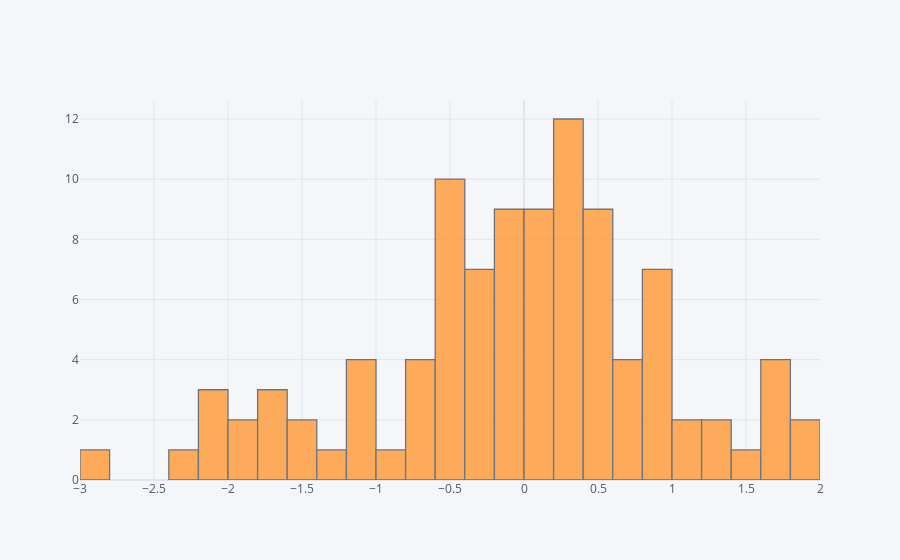

Notebook code cell kept with this figure:
### Markdown cell above
## histogram

### Code cell
df['A'].iplot(kind='hist',bins=25)

### Figure 1 — Plotly figure (JSON) as saved in the notebook; plotly's stock layout.template omitted (floating-point values rounded to 4 significant figures)
{"data": [{"histfunc": "count", "histnorm": "", "marker": {"color": "rgba(255, 153, 51, 1.0)", "line": {"color": "#4D5663", "width": 1.3}}, "name": "A", "nbinsx": 25, "opacity": 0.8, "orientation": "v", "type": "histogram", "x": [0.8225, 1.791, -0.4253, -0.1141, 0.7794, 0.5003, 0.2018, -0.5146, 0.3188, -0.5408, 0.2259, -0.6975, 0.5772, -0.01398, 0.8783, -1.615, 0.1915, -1.577, -0.4113, -1.092, 1.336, 1.435, -1.285, -1.751, 0.8076, -0.547, -0.2841, 0.2096, -0.0296, 0.9548, -0.4789, -0.597, -0.3939, 0.1198, 0.9872, 0.3185, -0.3657, 0.3773, -0.1835, 1.608, 0.1731, 1.756, -1.924, 0.1532, 0.3695, 1.124, -0.4724, -2.205, -0.03875, 0.6407, -0.5123, 0.4403, 0.1262, 0.1155, -0.5566, -0.01377, 0.8952, 0.9118, 0.5691, 0.02444, 1.702, 0.2252, -0.2419, 1.325, 0.3604, 0.1752, -1.704, -1.516, 0.4903, 0.6453, -0.74, 1.813, -0.1229, 0.467, -0.2939, 0.4023, -2.149, -0.6867, -0.2928, 0.5042, 0.6556, -0.9279, -0.08544, -0.04797, 0.07464, 0.2307, -2.027, 0.3451, -1.161, -0.3727, -2.976, -2.112, -0.6985, 1.197, -1.046, 1.976, -1.135, 0.304, -1.885, 0.4754]}], "layout": {"barmode": "overlay", "legend": {"bgcolor": "#F5F6F9", "font": {"color": "#4D5663"}}, "paper_bgcolor": "#F5F6F9", "plot_bgcolor": "#F5F6F9", "title": {"font": {"color": "#4D5663"}}, "xaxis": {"gridcolor": "#E1E5ED", "showgrid": true, "tickfont": {"color": "#4D5663"}, "title": {"font": {"color": "#4D5663"}, "text": ""}, "zerolinecolor": "#E1E5ED"}, "yaxis": {"gridcolor": "#E1E5ED", "showgrid": true, "tickfont": {"color": "#4D5663"}, "title": {"font": {"color": "#4D5663"}, "text": ""}, "zerolinecolor": "#E1E5ED"}}}
